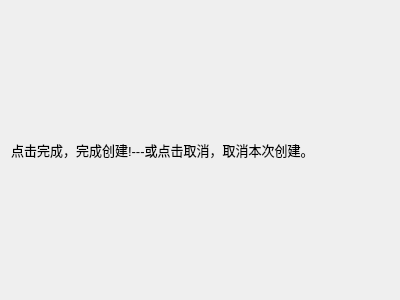
<?xml version="1.0" encoding="UTF-8"?>
<ui version="4.0">
 <class>ConfirmPage</class>
 <widget class="QWizardPage" name="ConfirmPage">
  <property name="geometry">
   <rect>
    <x>0</x>
    <y>0</y>
    <width>400</width>
    <height>300</height>
   </rect>
  </property>
  <property name="windowTitle">
   <string>WizardPage</string>
  </property>
  <layout class="QGridLayout" name="gridLayout">
   <item row="0" column="0">
    <layout class="QVBoxLayout" name="verticalLayout">
     <item>
      <widget class="QLabel" name="label">
       <property name="font">
        <font>
         <pointsize>10</pointsize>
        </font>
       </property>
       <property name="text">
        <string>点击完成，完成创建!---或点击取消，取消本次创建。</string>
       </property>
       <property name="alignment">
        <set>Qt::AlignmentFlag::AlignLeading|Qt::AlignmentFlag::AlignLeft|Qt::AlignmentFlag::AlignVCenter</set>
       </property>
      </widget>
     </item>
    </layout>
   </item>
  </layout>
 </widget>
 <resources/>
 <connections/>
</ui>
